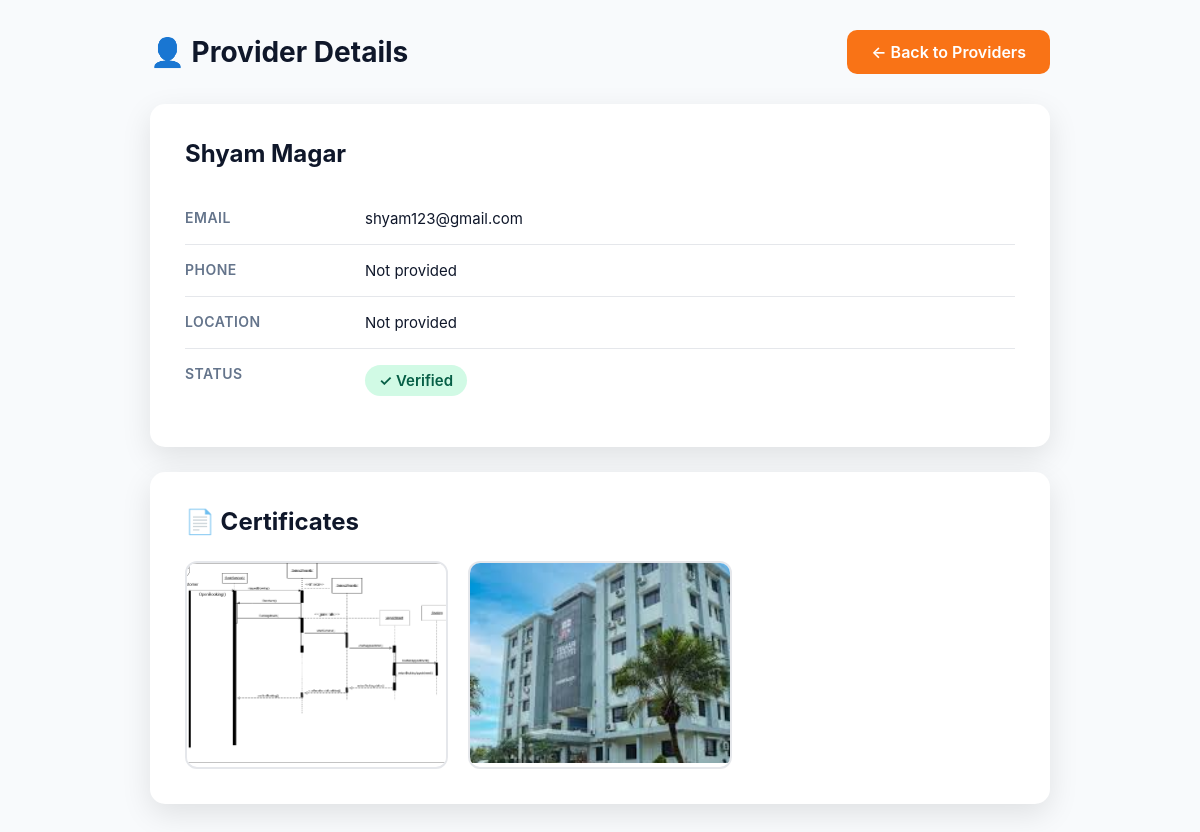
Page /account/admin/provider/12/ (signed in) on the committed database.
### account/models.py (models this page shows, shortened)
class Profile(models.Model):
    ROLE_CHOICES = (
        ('customer', 'Customer'),
        ('provider', 'Service Provider'),
    )
    CATEGORY_CHOICES = [
        ("painting", "Painting"),
        ("plumbing", "Plumbing"),
        ("electrical", "Electrical"),
        ("cleaning", "Cleaning"),
        ("carpentry", "Carpentry"),
        ("ac_repair", "AC Repair"),
    ]
    user = models.OneToOneField(
        User,
        on_delete=models.CASCADE,
        related_name='profile'
    )
    role = models.CharField(
        max_length=20,
    )
    phone = models.CharField(
        max_length=15,
        null=True,
        blank=True,
        unique=True,
        help_text="User's phone number"
    )
    verified_categories = models.CharField(
        max_length=255,
        null=True,
        blank=True,
        help_text="Comma-separated list of verified categories"
    )
    location = models.CharField(
        max_length=255,
        null=True,
        blank=True
    )
    latitude = models.FloatField(null=True, blank=True)
    longitude = models.FloatField(null=True, blank=True)
    is_verified = models.BooleanField(default=False)
    email_token = models.CharField(
        max_length=64,
        blank=True,
        null=True,
        unique=False,
        help_text="Email verification code or token"
    )
    created_at = models.DateTimeField(auto_now_add=True)
    updated_at = models.DateTimeField(auto_now=True)

class ProviderCertificate(models.Model):
    provider = models.ForeignKey(
        Profile,
        on_delete=models.CASCADE,
        related_name='certificates'
    )
    certificate = models.ImageField(upload_to='certificates/')
    uploaded_at = models.DateTimeField(auto_now_add=True)

### account/views.py (the view)
# urls.py: path("admin/provider/<int:provider_id>/", views.admin_provider_detail, name="admin_provider_detail"),
@admin_only
def admin_provider_detail(request, provider_id):
    provider = get_object_or_404(Profile, id=provider_id, role="provider")
    return render(request, "account/admin/provider_detail.html", {"provider": provider})

### account/templates/account/admin/provider_detail.html (shortened to what this page needs)
<!DOCTYPE html>
<html lang="en">
<head>
</head>
<body>
    <div class="container">
        <div class="header">
            <h1>👤 Provider Details</h1>
            <a href="{% url 'admin_providers' %}" class="back-btn">← Back to Providers</a>
        </div>
        <div class="card">
            <h2>{{ provider.user.first_name }}</h2>
            <div class="info-row">
                <strong>Email</strong>
                <span>{{ provider.user.email }}</span>
            </div>
            <div class="info-row">
                <strong>Phone</strong>
                <span>{{ provider.phone|default:"Not provided" }}</span>
            </div>
            <div class="info-row">
                <strong>Location</strong>
                <span>{{ provider.location|default:"Not provided" }}</span>
            </div>
            <div class="info-row">
                <strong>Status</strong>
                <span>
                    {% if provider.is_verified %}
                        <span class="badge verified">✓ Verified</span>
                    {% else %}
                        <span class="badge pending">⏳ Pending Verification</span>
                    {% endif %}
                </span>
            </div>
        </div>
        <div class="card">
            <h2>📄 Certificates</h2>
            {% if provider.certificates.all %}
                <div class="certificates">
                    {% for cert in provider.certificates.all %}
                        <div class="cert-item">
                            <img src="{{ cert.certificate.url }}" alt="Certificate">
                        </div>
                    {% endfor %}
                </div>
            {% else %}
                <div class="no-data">No certificates uploaded</div>
            {% endif %}
        </div>
    </div>
</body>
</html>

### account/templates/account/admin/provider_detail.html (style rules this page uses)
* { margin: 0; padding: 0; box-sizing: border-box; }
body { font-family: 'Inter', sans-serif; background: #f8fafc; padding: 30px; }
.container { max-width: 900px; margin: 0 auto; }
.header { display: flex; justify-content: space-between; align-items: center; margin-bottom: 30px; }
h1 { font-size: 28px; color: #0f172a; font-weight: 700; }
.back-btn { padding: 12px 24px; background: #f97316; color: white; text-decoration: none; border-radius: 10px; font-weight: 600; transition: all 0.3s ease; }
.card { background: white; padding: 35px; border-radius: 15px; box-shadow: 0 10px 30px rgba(0,0,0,0.1); margin-bottom: 25px; }
.card h2 { font-size: 24px; color: #0f172a; margin-bottom: 25px; font-weight: 700; }
.info-row { display: grid; grid-template-columns: 180px 1fr; padding: 16px 0; border-bottom: 1px solid #e5e7eb; }
.info-row:last-child { border-bottom: none; }
.info-row strong { color: #64748b; font-weight: 600; font-size: 14px; text-transform: uppercase; letter-spacing: 0.5px; }
.info-row span { color: #0f172a; font-size: 15px; }
.badge { display: inline-block; padding: 6px 14px; border-radius: 20px; font-size: 13px; font-weight: 600; }
.badge.verified { background: #d1fae5; color: #065f46; }
.certificates { display: grid; grid-template-columns: repeat(auto-fill, minmax(250px, 1fr)); gap: 20px; margin-top: 20px; }
.cert-item { border: 2px solid #e5e7eb; border-radius: 12px; overflow: hidden; transition: all 0.3s ease; }
.cert-item img { width: 100%; height: 200px; object-fit: cover; }

### rows in the picture
Profile: user.first_name "Shyam Magar", user.email "shyam123@gmail.com", phone "Not provided", location "Not provided"
ProviderCertificate: certificate (picture)
ProviderCertificate: certificate (picture)
